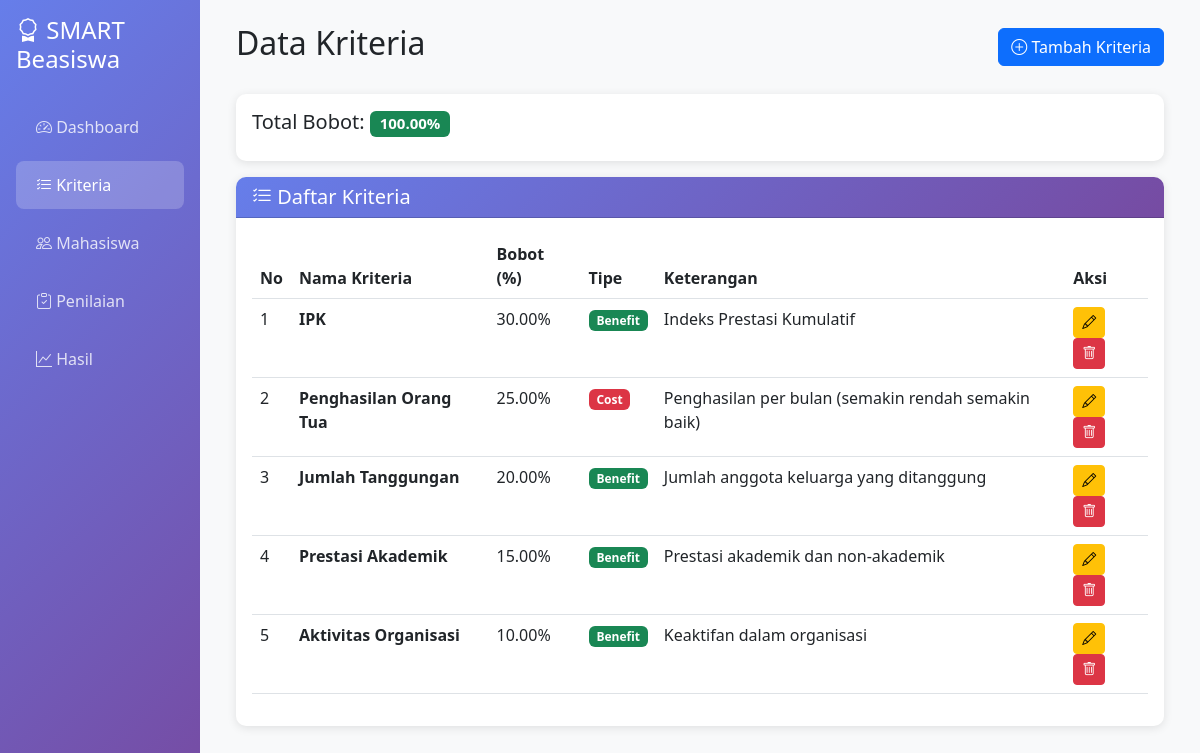
The page /index.php/kriteria on the database its author committed.
### tables this page shows
CREATE TABLE IF NOT EXISTS kriteria (
    id_kriteria INT(11) NOT NULL AUTO_INCREMENT,
    nama_kriteria VARCHAR(100) NOT NULL,
    bobot DECIMAL(5,2) NOT NULL DEFAULT 0.00,
    tipe ENUM('benefit', 'cost') NOT NULL DEFAULT 'benefit',
    keterangan TEXT,
    created_at TIMESTAMP DEFAULT CURRENT_TIMESTAMP,
    updated_at TIMESTAMP DEFAULT CURRENT_TIMESTAMP ON UPDATE CURRENT_TIMESTAMP,
    PRIMARY KEY (id_kriteria)
);

### application/controllers/Kriteria.php (called while the page is built, shortened)
<?php
class Kriteria extends CI_Controller {
    public function __construct() {
        $this->load->model('Kriteria_model');
    }
    public function index() {
        $data['title'] = 'Data Kriteria';
        $data['kriteria'] = $this->Kriteria_model->get_all();
        $data['total_bobot'] = $this->Kriteria_model->get_total_bobot();
        $this->load->view('templates/header', $data);
        $this->load->view('kriteria/index', $data);
        $this->load->view('templates/footer');
    }
}

### index.php (called while the page is built, shortened)
<?php
require_once BASEPATH.'core/CodeIgniter.php';

### application/models/Kriteria_model.php (called while the page is built, shortened)
<?php
class Kriteria_model extends CI_Model {
    public function get_all() {
        return $this->db->get('kriteria')->result();
    }
}

### application/views/kriteria/index.php (the view, shortened to what this page needs)
<div class="d-flex justify-content-between align-items-center mb-4">
    <h2>Data Kriteria</h2>
    <a href="<?php echo base_url('kriteria/create'); ?>" class="btn btn-primary">
        <i class="bi bi-plus-circle"></i> Tambah Kriteria
    </a>
</div>
<div class="card mb-3">
    <div class="card-body">
        <h5>Total Bobot: <span class="badge bg-<?php echo $total_bobot == 100 ? 'success' : 'warning'; ?>"><?php echo number_format($total_bobot, 2); ?>%</span></h5>
    </div>
</div>
<div class="card">
    <div class="card-header">
        <h5 class="mb-0"><i class="bi bi-list-check"></i> Daftar Kriteria</h5>
    </div>
    <div class="card-body">
        <?php if (!empty($kriteria)): ?>
            <div class="table-responsive">
                <table class="table table-hover">
                    <thead>
                        <tr>
                            <th>No</th>
                            <th>Nama Kriteria</th>
                            <th>Bobot (%)</th>
                            <th>Tipe</th>
                            <th>Keterangan</th>
                            <th>Aksi</th>
                        </tr>
                    </thead>
                    <tbody>
                        <?php $no = 1; foreach ($kriteria as $k): ?>
                            <tr>
                                <td><?php echo $no++; ?></td>
                                <td><strong><?php echo $k->nama_kriteria; ?></strong></td>
                                <td><?php echo number_format($k->bobot, 2); ?>%</td>
                                <td>
                                    <span class="badge bg-<?php echo $k->tipe == 'benefit' ? 'success' : 'danger'; ?>">
                                        <?php echo $k->tipe == 'benefit' ? 'Benefit' : 'Cost'; ?>
                                    </span>
                                </td>
                                <td><?php echo $k->keterangan; ?></td>
                                <td>
                                    <a href="<?php echo base_url('kriteria/edit/'.$k->id_kriteria); ?>" class="btn btn-sm btn-warning">
                                        <i class="bi bi-pencil"></i>
                                    </a>
                                    <a href="<?php echo base_url('kriteria/delete/'.$k->id_kriteria); ?>" class="btn btn-sm btn-danger" onclick="return confirm('Yakin ingin menghapus?')">
                                        <i class="bi bi-trash"></i>
                                    </a>
                                </td>
                            </tr>
                        <?php endforeach; ?>
                    </tbody>
                </table>
            </div>
        <?php else: ?>
            <div class="alert alert-info">
                <i class="bi bi-info-circle"></i> Belum ada data kriteria. Silakan tambah kriteria terlebih dahulu.
            </div>
        <?php endif; ?>
    </div>
</div>

### application/views/templates/header.php (shortened to what this page needs)
<!DOCTYPE html>
<html lang="id">
<head>
    <link href="https://cdn.jsdelivr.net/npm/bootstrap@5.3.0/dist/css/bootstrap.min.css" rel="stylesheet">
    <link href="https://cdn.jsdelivr.net/npm/bootstrap-icons@1.10.0/font/bootstrap-icons.css" rel="stylesheet">
</head>
<body>
    <div class="container-fluid">
        <div class="row">
            <div class="col-md-2 sidebar p-0">
                <div class="p-3">
                    <h4 class="text-white mb-4">
                        <i class="bi bi-award"></i> SMART Beasiswa
                    </h4>
                    <nav class="nav flex-column">
                        <a class="nav-link <?php echo (uri_string() == 'dashboard' || uri_string() == '') ? 'active' : ''; ?>" href="<?php echo base_url('dashboard'); ?>">
                            <i class="bi bi-speedometer2"></i> Dashboard
                        </a>
                        <a class="nav-link <?php echo (strpos(uri_string(), 'kriteria') !== false) ? 'active' : ''; ?>" href="<?php echo base_url('kriteria'); ?>">
                            <i class="bi bi-list-check"></i> Kriteria
                        </a>
                        <a class="nav-link <?php echo (strpos(uri_string(), 'mahasiswa') !== false) ? 'active' : ''; ?>" href="<?php echo base_url('mahasiswa'); ?>">
                            <i class="bi bi-people"></i> Mahasiswa
                        </a>
                        <a class="nav-link <?php echo (strpos(uri_string(), 'penilaian') !== false) ? 'active' : ''; ?>" href="<?php echo base_url('penilaian'); ?>">
                            <i class="bi bi-clipboard-check"></i> Penilaian
                        </a>
                        <a class="nav-link <?php echo (strpos(uri_string(), 'hasil') !== false) ? 'active' : ''; ?>" href="<?php echo base_url('hasil'); ?>">
                            <i class="bi bi-graph-up"></i> Hasil
                        </a>
                    </nav>
                </div>
            </div>
            <div class="col-md-10 main-content">
                <div class="p-4">

### application/views/templates/footer.php (shortened to what this page needs)
                </div>
            </div>
        </div>
    </div>
</body>
</html>

### application/views/templates/header.php (style rules this page uses)
.sidebar { min-height: 100vh; background: linear-gradient(135deg, #667eea 0%, #764ba2 100%); }
.sidebar .nav-link { color: rgba(255,255,255,0.8); padding: 12px 20px; margin: 5px 0; border-radius: 8px; }
.sidebar .nav-link:hover, .sidebar .nav-link.active { background: rgba(255,255,255,0.2); color: white; }
.main-content { background-color: #f8f9fa; min-height: 100vh; }
.card { border: none; box-shadow: 0 2px 10px rgba(0,0,0,0.1); border-radius: 10px; }
.card-header { background: linear-gradient(135deg, #667eea 0%, #764ba2 100%); color: white; border-radius: 10px 10px 0 0 !important; }

### rows shown on the page
kriteria: nama_kriteria "IPK", bobot "30.00", tipe "Benefit", keterangan "Indeks Prestasi Kumulatif"
kriteria: nama_kriteria "Penghasilan Orang Tua", bobot "25.00", tipe "Cost", keterangan "Penghasilan per bulan (semakin rendah semakin baik)"
kriteria: nama_kriteria "Jumlah Tanggungan", bobot "20.00", tipe "Benefit", keterangan "Jumlah anggota keluarga yang ditanggung"
kriteria: nama_kriteria "Prestasi Akademik", bobot "15.00", tipe "Benefit", keterangan "Prestasi akademik dan non-akademik"
kriteria: nama_kriteria "Aktivitas Organisasi", bobot "10.00", tipe "Benefit", keterangan "Keaktifan dalam organisasi"

### other values the page prints
$total_bobot "100.00"
